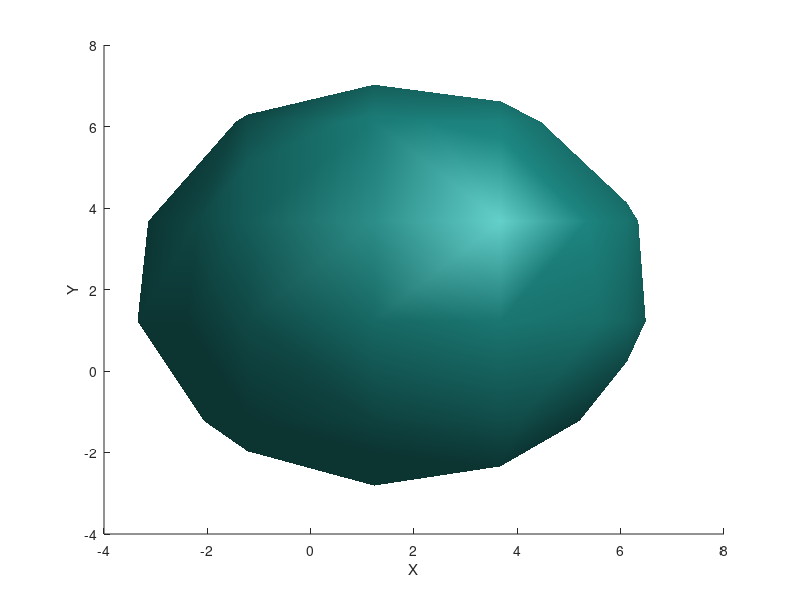

This figure's MATLAB source: (Note: this script raises an error after producing the figure.)
close all;

addpath('C:\Users\SAAR\MATLAB\Computer Vision\Rozenfled'); %for plot line

% R=10;
% a=1;b=1;c=1;d=0;e=0;f=0;g=0;h=0;j=0;m=0.5*R*(-2*R); %M=i
% args=[1.8994,0.7559,0.0194,0,0,0,-26.4118,17.8413, -3.5516, 765.1961];
% args=[ 1.0000    1.0000    1.0000         0         0         0  -2.5704   -6.1079  -30.5836  953.4636];
args=[ 1.5704    2.1079   15.5836];
    
x1=args(1);
y1=args(2);
z1=args(3);
r=5.08;
args=[1,1,1,0,0,0,-x1,-y1,-z1,x1^2+y1^2+z1^2-r^2];

a=args(1);b=args(2);c=args(3);d=args(4);e=args(5);f=args(6);g=args(7);h=args(8);m=args(9);j=args(10); %m_args=i 


P0=[0,0,0];
P1=[ 0.1197   -0.0765    1.0000];

% 
% [x,y]=meshgrid(-100:0.025:100,-100:0.025:100);
% z=a*x.^2+b*y.^2+c;
% z(z>2*2.5^2)=NaN; % Any points above a certain Z value get clipped.
% figure, hold on
% f=surf(x,y,z); 
% set(f,'edgecolor','none') % Avoids the entire surface appearing black


gv = linspace(-60,60,50); % adjust for appropriate domain
[xx yy zz]=meshgrid(gv, gv, gv);%TODO, Take the 2 3d points and get all xx yy zz that between them

F = a*xx.^2 + b*yy.^2 + c*zz.^2 + 2*d*xx.*yy + 2*e*xx.*zz + 2*f*yy.*zz + 2*g*xx + 2*h*yy + 2*m*zz +j;

figure, hold on
isosurface(xx, yy, zz, F, 0)
xlabel('X')
ylabel('Y')
zlabel('Z')





plot3(Points3DScreen(:,1),Points3DScreen(:,2),Points3DScreen(:,3));
for i=1:4
    drawBubble(Points3DScreen(i,1),Points3DScreen(i,2),Points3DScreen(i,3),1,'g',int2str(i),'r',0)
end

x1=P0(1);y1=P0(2);z1=P0(3);x2=P1(1);y2=P1(2);z2=P1(3);

Vx=P1(1)-P0(1);
Vy=P1(2)-P0(2);
Vz=P1(3)-P0(3);

  plotLine(P0,P1+[Vx*100,Vy*100,Vz*100],'b');
% equation=solve('a*(x1+t*Vx)^2+b*(y1+t*Vy)^2+c*(z1+t*Vz)^2+2*d*(x1+t*Vx)*(y1+t*Vy)+2*e*(x1+t*Vx)*(z1+t*Vz)+2*f*(z1+t*Vz)*(y1+t*Vy)+2*g*(x1+t*Vx)+2*h*(y1+t*Vy)+2*m*(z1+t*Vz)+j=0','t');

% save('equation','equation');
load('equation');
T=subs(equation);
t1=T(1);
t2=T(2);

 if isreal(T)
  
     resP1(1)=x1+Vx*t1;
     resP1(2)=y1+Vy*t1;
     resP1(3)=z1+Vz*t1;

     resP2(1)=x1+Vx*t2;
     resP2(2)=y1+Vy*t2;
     resP2(3)=z1+Vz*t2;
     plot3(resP1(1),resP1(2),resP1(3),'ro');
     plot3(resP2(1),resP2(2),resP2(3),'ro');   
     
     
 end

